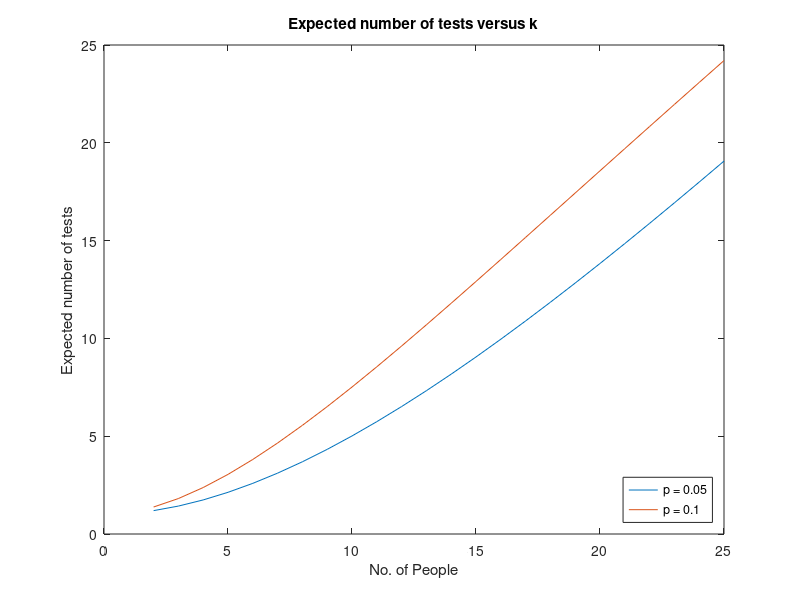

Source code (MATLAB):
clear;
clc;
clear all;
k = [2:1:25];

p1 = 0.05;
p2 = 0.1;
for i = 2:25,
x(i-1) = i + 1 - i * power(1-p1,i);
y(i-1) = i + 1 - i * power (1-p2,i);
end;

pl1=plot(k,x);

hold on;
pl2=plot(k,y);
legend({'p = 0.05','p = 0.1'},'Location','southeast')
xlabel('No. of People')
ylabel('Expected number of tests')
title('Expected number of tests versus k')